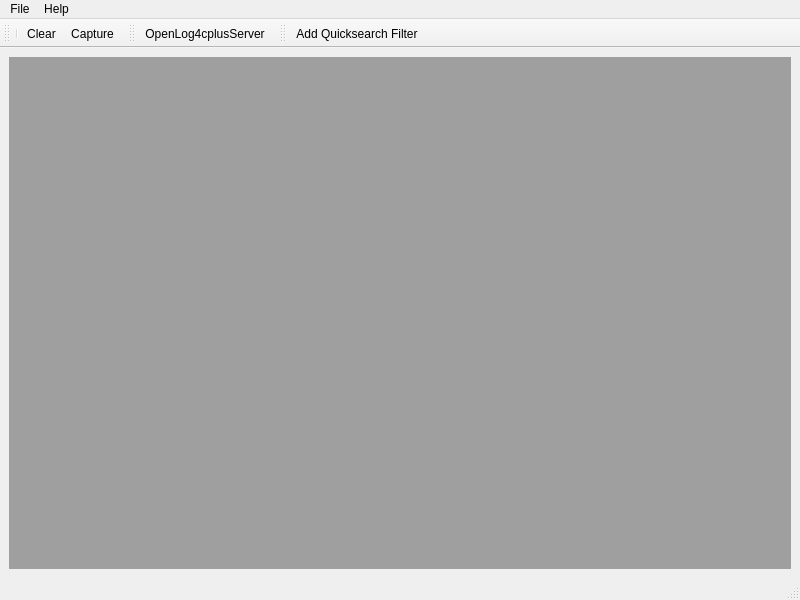
<?xml version="1.0" encoding="UTF-8"?>
<ui version="4.0">
 <class>LogfileAnalyserClass</class>
 <widget class="QMainWindow" name="LogfileAnalyserClass">
  <property name="geometry">
   <rect>
    <x>0</x>
    <y>0</y>
    <width>800</width>
    <height>600</height>
   </rect>
  </property>
  <property name="windowTitle">
   <string>LogWitch</string>
  </property>
  <widget class="QWidget" name="centralwidget">
   <layout class="QVBoxLayout" name="verticalLayout">
    <item>
     <widget class="QMdiArea" name="mdiArea"/>
    </item>
   </layout>
  </widget>
  <widget class="QMenuBar" name="menubar">
   <property name="geometry">
    <rect>
     <x>0</x>
     <y>0</y>
     <width>800</width>
     <height>28</height>
    </rect>
   </property>
   <widget class="QMenu" name="menuFile">
    <property name="title">
     <string>File</string>
    </property>
    <addaction name="actionOpen"/>
    <addaction name="actionExportLogfile"/>
    <addaction name="actionOpenDummyLogger"/>
    <addaction name="actionAddEntries"/>
   </widget>
   <widget class="QMenu" name="menuHelp">
    <property name="title">
     <string>Help</string>
    </property>
    <addaction name="actionHelp"/>
   </widget>
   <addaction name="menuFile"/>
   <addaction name="menuHelp"/>
  </widget>
  <widget class="QStatusBar" name="statusbar"/>
  <widget class="QToolBar" name="toolBar">
   <property name="windowTitle">
    <string>Table manipulation</string>
   </property>
   <attribute name="toolBarArea">
    <enum>TopToolBarArea</enum>
   </attribute>
   <attribute name="toolBarBreak">
    <bool>false</bool>
   </attribute>
   <addaction name="separator"/>
   <addaction name="actionClearLogTable"/>
   <addaction name="actionCapture"/>
  </widget>
  <widget class="QToolBar" name="ToolbarLog4cplus">
   <property name="windowTitle">
    <string>Logging sources</string>
   </property>
   <attribute name="toolBarArea">
    <enum>TopToolBarArea</enum>
   </attribute>
   <attribute name="toolBarBreak">
    <bool>false</bool>
   </attribute>
   <addaction name="actionOpenLog4cplusServer"/>
  </widget>
  <widget class="QToolBar" name="toolBarFiltering">
   <property name="windowTitle">
    <string>toolBar_2</string>
   </property>
   <attribute name="toolBarArea">
    <enum>TopToolBarArea</enum>
   </attribute>
   <attribute name="toolBarBreak">
    <bool>false</bool>
   </attribute>
   <addaction name="actionAddQuicksearchFilter"/>
  </widget>
  <action name="actionOpen">
   <property name="text">
    <string>Open ...</string>
   </property>
  </action>
  <action name="actionOpenDummyLogger">
   <property name="text">
    <string>OpenDummyLogger</string>
   </property>
  </action>
  <action name="actionAddEntries">
   <property name="text">
    <string>AddEntries</string>
   </property>
  </action>
  <action name="actionClearLogTable">
   <property name="icon">
    <iconset>
     <normalon>:/icons/trash</normalon>
    </iconset>
   </property>
   <property name="text">
    <string>Clear</string>
   </property>
  </action>
  <action name="actionOpenLog4cplusServer">
   <property name="icon">
    <iconset>
     <normalon>:/icons/network</normalon>
    </iconset>
   </property>
   <property name="text">
    <string>OpenLog4cplusServer</string>
   </property>
   <property name="toolTip">
    <string>Starts the Log4cplus logging server.</string>
   </property>
  </action>
  <action name="actionCapture">
   <property name="checkable">
    <bool>true</bool>
   </property>
   <property name="icon">
    <iconset resource="LogfileAnalyserResources.qrc">
     <normaloff>:/icons/active</normaloff>:/icons/active</iconset>
   </property>
   <property name="text">
    <string>Capture</string>
   </property>
   <property name="toolTip">
    <string>Capturing log entries</string>
   </property>
  </action>
  <action name="actionHelp">
   <property name="text">
    <string>Help</string>
   </property>
   <property name="shortcut">
    <string>F1</string>
   </property>
  </action>
  <action name="actionExportLogfile">
   <property name="text">
    <string>Export Logfile ...</string>
   </property>
  </action>
  <action name="actionAddQuicksearchFilter">
   <property name="icon">
    <iconset resource="LogfileAnalyserResources.qrc">
     <normaloff>:/icons/search</normaloff>:/icons/search</iconset>
   </property>
   <property name="text">
    <string>Add Quicksearch Filter</string>
   </property>
   <property name="shortcut">
    <string>Ctrl+F</string>
   </property>
  </action>
 </widget>
 <resources>
  <include location="LogfileAnalyserResources.qrc"/>
 </resources>
 <connections/>
</ui>
